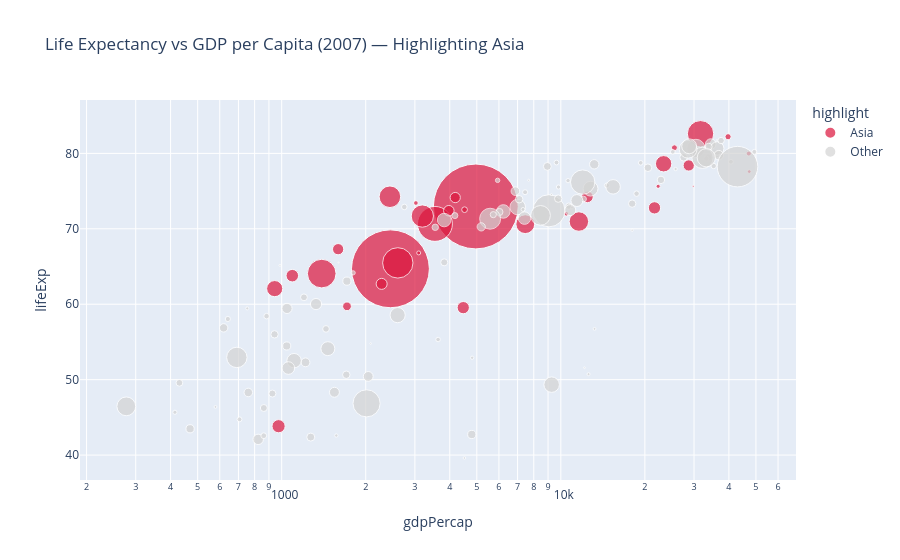

Notebook source saved alongside this figure:
### Markdown cell above
## Task 2 — Bubble chart: tell a story

**What to build:** A bubble chart (full 2007 dataset, all countries) where:
- x = GDP per capita (log scale)
- y = life expectancy
- size = population
- colour = ONE continent highlighted (your choice), all others grey
- At least one annotation explaining the highlighted group's story

> This is the grey-and-highlight technique applied to a bubble chart.

### Code cell
# Task 2
# YOUR CODE HERE

# Task 2 — Bubble chart: tell a story

import plotly.express as px

# Filter for the year 2007
df_2007 = df[df['year'] == 2007]

# Choose one continent to highlight (e.g., Asia)
highlight = 'Asia'

# Create a new column for colour: highlight one continent, grey out others
df_2007['highlight'] = df_2007['continent'].apply(
    lambda x: highlight if x == highlight else 'Other'
)

# Plot the bubble chart
fig = px.scatter(
    df_2007,
    x='gdpPercap',
    y='lifeExp',
    size='pop',
    color='highlight',
    color_discrete_map={highlight: 'crimson', 'Other': 'lightgrey'},
    hover_name='country',
    size_max=60,
    log_x=True,
    title=f"Life Expectancy vs GDP per Capita (2007) — Highlighting {highlight}"
)

# Add annotation explaining the highlighted group's story
fig.add_annotation(
    x=12000,
    y=75,
    text=f"{highlight} shows rapid economic growth and rising life expectancy.",
    showarrow=True,
    arrowhead=2
)

fig.show()

### Figure 1 — Plotly figure (JSON) as saved in the notebook; plotly's stock layout.template omitted (floating-point values rounded to 4 significant figures)
{"data": [{"hovertemplate": "<b>%{hovertext}</b><br><br>highlight=Asia<br>gdpPercap=%{x}<br>lifeExp=%{y}<br>pop=%{marker.size}<extra></extra>", "hovertext": ["Afghanistan", "Bahrain", "Bangladesh", "Cambodia", "China", "Hong Kong, China", "India", "Indonesia", "Iran", "Iraq", "Israel", "Japan", "Jordan", "Korea, Dem. Rep.", "Korea, Rep.", "Kuwait", "Lebanon", "Malaysia", "Mongolia", "Myanmar", "Nepal", "Oman", "Pakistan", "Philippines", "Saudi Arabia", "Singapore", "Sri Lanka", "Syria", "Taiwan", "Thailand", "Vietnam", "West Bank and Gaza", "Yemen, Rep."], "legendgroup": "Asia", "marker": {"color": "crimson", "size": [31889923, 708573, 150448339, 14131858, 1318683096, 6980412, 1110396331, 223547000, 69453570, 27499638, 6426679, 127467972, 6053193, 23301725, 49044790, 2505559, 3921278, 24821286, 2874127, 47761980, 28901790, 3204897, 169270617, 91077287, 27601038, 4553009, 20378239, 19314747, 23174294, 65068149, 85262356, 4018332, 22211743], "sizemode": "area", "sizeref": 366300.0, "symbol": "circle"}, "mode": "markers", "name": "Asia", "orientation": "v", "showlegend": true, "type": "scatter", "x": [974.6, 29800.0, 1391.0, 1714.0, 4959.0, 39720.0, 2452.0, 3541.0, 11610.0, 4471.0, 25520.0, 31660.0, 4519.0, 1593.0, 23350.0, 47310.0, 10460.0, 12450.0, 3096.0, 944.0, 1091.0, 22320.0, 2606.0, 3190.0, 21650.0, 47140.0, 3970.0, 4185.0, 28720.0, 7458.0, 2442.0, 3025.0, 2281.0], "xaxis": "x", "y": [43.83, 75.64, 64.06, 59.72, 72.96, 82.21, 64.7, 70.65, 70.96, 59.55, 80.75, 82.6, 72.53, 67.3, 78.62, 77.59, 71.99, 74.24, 66.8, 62.07, 63.78, 75.64, 65.48, 71.69, 72.78, 79.97, 72.4, 74.14, 78.4, 70.62, 74.25, 73.42, 62.7], "yaxis": "y"}, {"hovertemplate": "<b>%{hovertext}</b><br><br>highlight=Other<br>gdpPercap=%{x}<br>lifeExp=%{y}<br>pop=%{marker.size}<extra></extra>", "hovertext": ["Albania", "Algeria", "Angola", "Argentina", "Australia", "Austria", "Belgium", "Benin", "Bolivia", "Bosnia and Herzegovina", "Botswana", "Brazil", "Bulgaria", "Burkina Faso", "Burundi", "Cameroon", "Canada", "Central African Republic", "Chad", "Chile", "Colombia", "Comoros", "Congo, Dem. Rep.", "Congo, Rep.", "Costa Rica", "Cote d'Ivoire", "Croatia", "Cuba", "Czech Republic", "Denmark", "Djibouti", "Dominican Republic", "Ecuador", "Egypt", "El Salvador", "Equatorial Guinea", "Eritrea", "Ethiopia", "Finland", "France", "Gabon", "Gambia", "Germany", "Ghana", "Greece", "Guatemala", "Guinea", "Guinea-Bissau", "Haiti", "Honduras", "Hungary", "Iceland", "Ireland", "Italy", "Jamaica", "Kenya", "Lesotho", "Liberia", "Libya", "Madagascar", "Malawi", "Mali", "Mauritania", "Mauritius", "Mexico", "Montenegro", "Morocco", "Mozambique", "Namibia", "Netherlands", "New Zealand", "Nicaragua", "Niger", "Nigeria", "Norway", "Panama", "Paraguay", "Peru", "Poland", "Portugal", "Puerto Rico", "Reunion", "Romania", "Rwanda", "Sao Tome and Principe", "Senegal", "Serbia", "Sierra Leone", "Slovak Republic", "Slovenia", "Somalia", "South Africa", "Spain", "Sudan", "Swaziland", "Sweden", "Switzerland", "Tanzania", "Togo", "Trinidad and Tobago", "Tunisia", "Turkey", "Uganda", "United Kingdom", "United States", "Uruguay", "Venezuela", "Zambia", "Zimbabwe"], "legendgroup": "Other", "marker": {"color": "lightgrey", "size": [3600523, 33333216, 12420476, 40301927, 20434176, 8199783, 10392226, 8078314, 9119152, 4552198, 1639131, 190010647, 7322858, 14326203, 8390505, 17696293, 33390141, 4369038, 10238807, 16284741, 44227550, 710960, 64606759, 3800610, 4133884, 18013409, 4493312, 11416987, 10228744, 5468120, 496374, 9319622, 13755680, 80264543, 6939688, 551201, 4906585, 76511887, 5238460, 61083916, 1454867, 1688359, 82400996, 22873338, 10706290, 12572928, 9947814, 1472041, 8502814, 7483763, 9956108, 301931, 4109086, 58147733, 2780132, 35610177, 2012649, 3193942, 6036914, 19167654, 13327079, 12031795, 3270065, 1250882, 108700891, 684736, 33757175, 19951656, 2055080, 16570613, 4115771, 5675356, 12894865, 135031164, 4627926, 3242173, 6667147, 28674757, 38518241, 10642836, 3942491, 798094, 22276056, 8860588, 199579, 12267493, 10150265, 6144562, 5447502, 2009245, 9118773, 43997828, 40448191, 42292929, 1133066, 9031088, 7554661, 38139640, 5701579, 1056608, 10276158, 71158647, 29170398, 60776238, 301139947, 3447496, 26084662, 11746035, 12311143], "sizemode": "area", "sizeref": 366300.0, "symbol": "circle"}, "mode": "markers", "name": "Other", "orientation": "v", "showlegend": true, "type": "scatter", "x": [5937.0, 6223.0, 4797.0, 12780.0, 34440.0, 36130.0, 33690.0, 1441.0, 3822.0, 7446.0, 12570.0, 9066.0, 10680.0, 1217.0, 430.1, 2042.0, 36320.0, 706.0, 1704.0, 13170.0, 7007.0, 986.1, 277.6, 3633.0, 9645.0, 1545.0, 14620.0, 8948.0, 22830.0, 35280.0, 2082.0, 6025.0, 6873.0, 5581.0, 5728.0, 12150.0, 641.4, 690.8, 33210.0, 30470.0, 13210.0, 752.7, 32170.0, 1328.0, 27540.0, 5186.0, 942.7, 579.2, 1202.0, 3548.0, 18010.0, 36180.0, 40680.0, 28570.0, 7321.0, 1463.0, 1569.0, 414.5, 12060.0, 1045.0, 759.3, 1043.0, 1803.0, 10960.0, 11980.0, 9254.0, 3820.0, 823.7, 4811.0, 36800.0, 25190.0, 2749.0, 619.7, 2014.0, 49360.0, 9809.0, 4173.0, 7409.0, 15390.0, 20510.0, 19330.0, 7670.0, 10810.0, 863.1, 1598.0, 1712.0, 9787.0, 862.5, 18680.0, 25770.0, 926.1, 9270.0, 28820.0, 2602.0, 4513.0, 33860.0, 37510.0, 1107.0, 883.0, 18010.0, 7093.0, 8458.0, 1056.0, 33200.0, 42950.0, 10610.0, 11420.0, 1271.0, 469.7], "xaxis": "x", "y": [76.42, 72.3, 42.73, 75.32, 81.23, 79.83, 79.44, 56.73, 65.55, 74.85, 50.73, 72.39, 73.0, 52.3, 49.58, 50.43, 80.65, 44.74, 50.65, 78.55, 72.89, 65.15, 46.46, 55.32, 78.78, 48.33, 75.75, 78.27, 76.49, 78.33, 54.79, 72.23, 74.99, 71.34, 71.88, 51.58, 58.04, 52.95, 79.31, 80.66, 56.73, 59.45, 79.41, 60.02, 79.48, 70.26, 56.01, 46.39, 60.92, 70.2, 73.34, 81.76, 78.89, 80.55, 72.57, 54.11, 42.59, 45.68, 73.95, 59.44, 48.3, 54.47, 64.16, 72.8, 76.19, 74.54, 71.16, 42.08, 52.91, 79.76, 80.2, 72.9, 56.87, 46.86, 80.2, 75.54, 71.75, 71.42, 75.56, 78.1, 78.75, 76.44, 72.48, 46.24, 65.53, 63.06, 74.0, 42.57, 74.66, 77.93, 48.16, 49.34, 80.94, 58.56, 39.61, 80.88, 81.7, 52.52, 58.42, 69.82, 73.92, 71.78, 51.54, 79.42, 78.24, 76.38, 73.75, 42.38, 43.49], "yaxis": "y"}], "layout": {"annotations": [{"arrowhead": 2, "showarrow": true, "text": "Asia shows rapid economic growth and rising life expectancy.", "x": 12000, "y": 75}], "legend": {"itemsizing": "constant", "title": {"text": "highlight"}, "tracegroupgap": 0}, "title": {"text": "Life Expectancy vs GDP per Capita (2007) — Highlighting Asia"}, "xaxis": {"anchor": "y", "domain": [0, 1], "title": {"text": "gdpPercap"}, "type": "log"}, "yaxis": {"anchor": "x", "domain": [0, 1], "title": {"text": "lifeExp"}}}}
